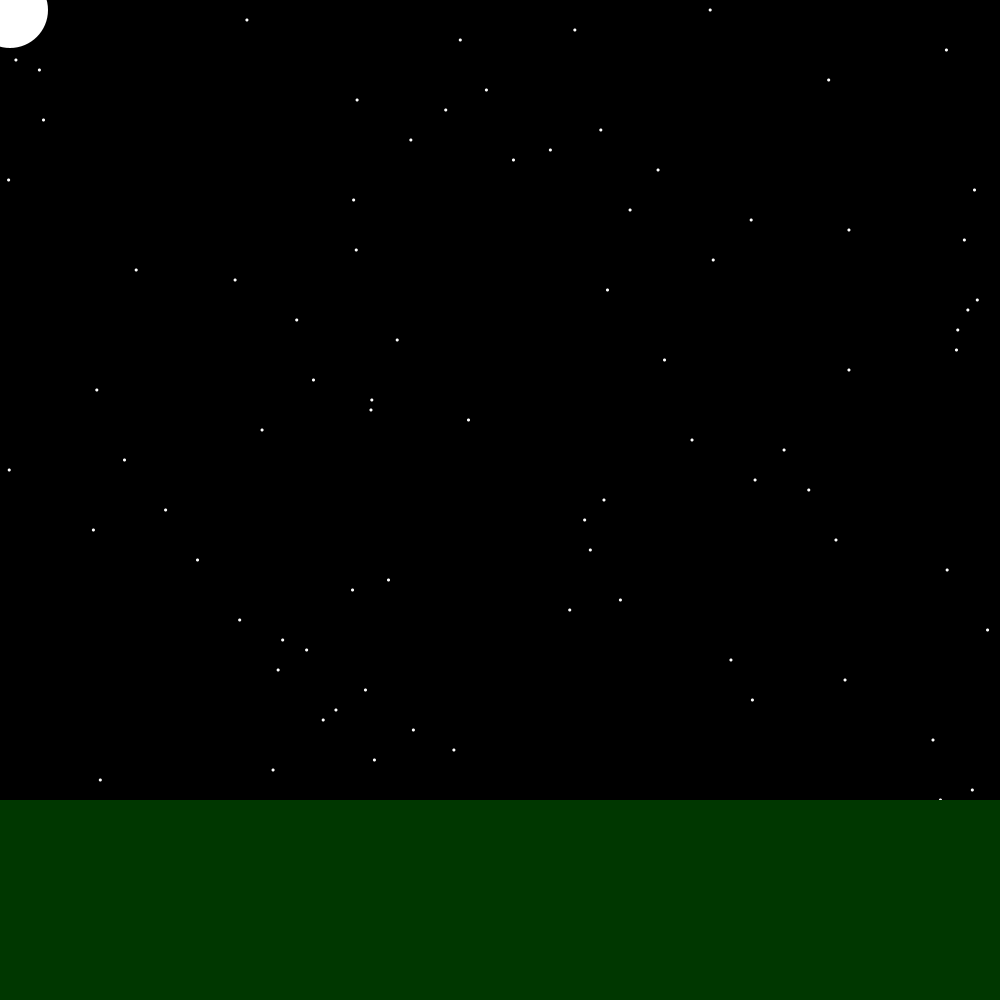
Frame 1 (no input)
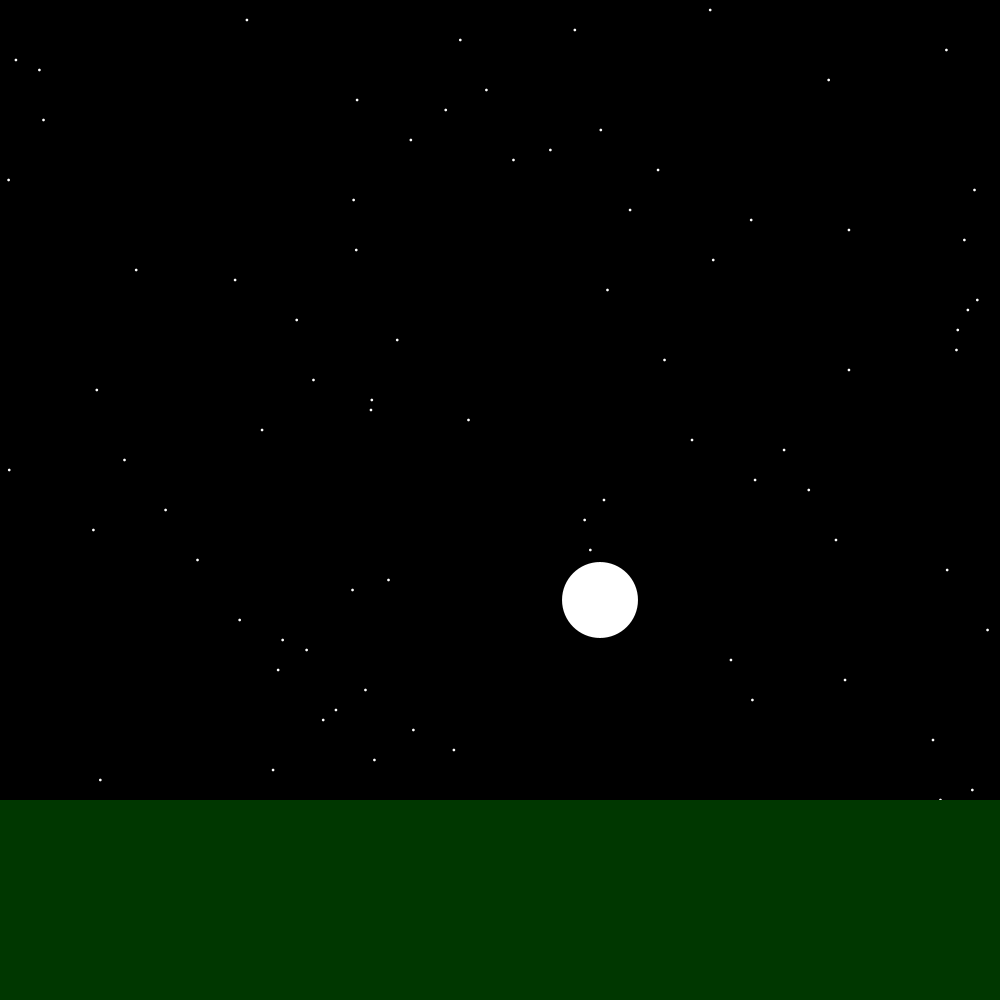
Frame 60 (the mouse pressed at the canvas centre just before this capture)
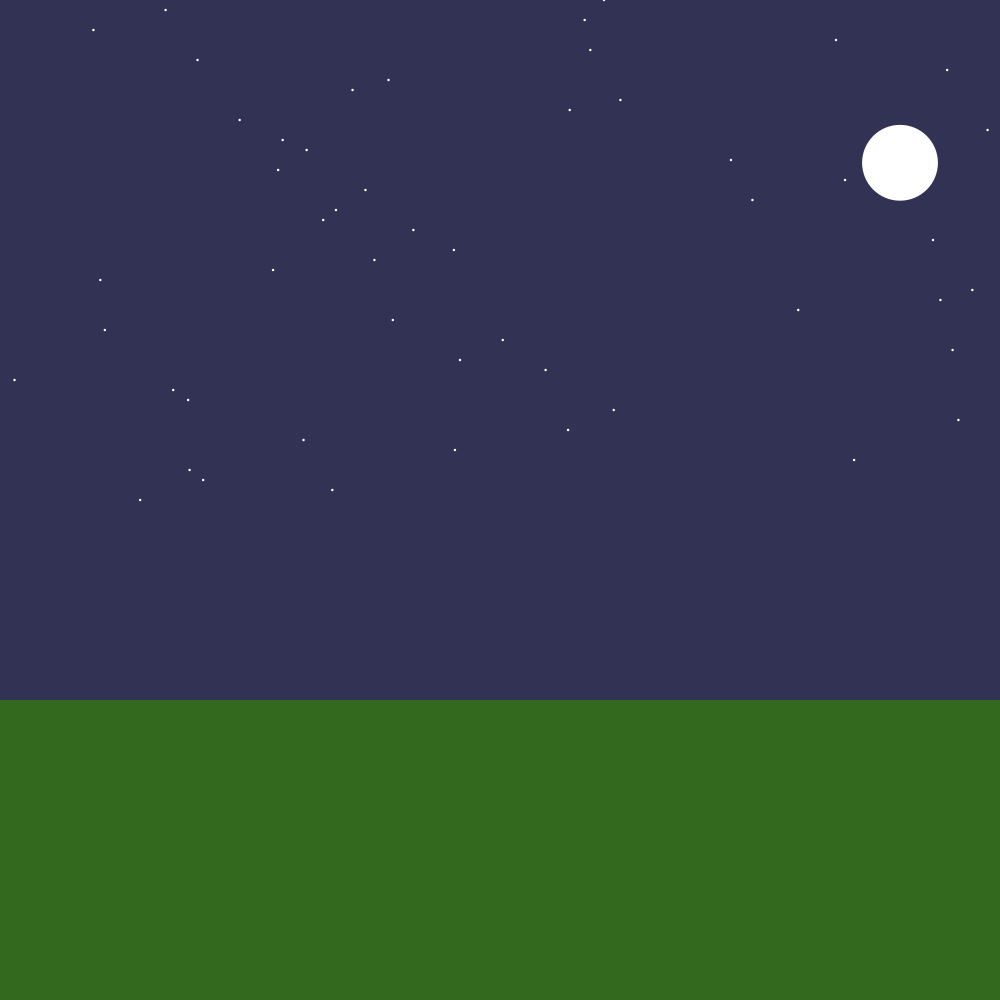
Frame 120 (the mouse held since frame 60 and released just before this capture)

The Processing sketch that drew these frames (run headless with seeded random() and noise(); from frame 60 on, the mouse is pressed at the canvas centre):

// Processing sketch: processing_155845
// ── processing_155845.pde

float starPosX;
float starPosY;
float starSize;
float cometPosX;
float cometPosY;
float cometSize;
float earthPosY;

float oldFrameCount;


float bgR = 0;
float bgG = 0;
float bgB = 0;


void setup() {
  size (1000, 1000);
  oldFrameCount = frameCount;

}

void draw() {

  bgR = map(mouseY, 0, 1000, 0, 100);
  bgG = map(mouseY, 0, 1000, 0, 100);
  bgB = map(mouseY, 0, 1000, 0, 170);

  background(bgR, bgG, bgB);

  //stars

  fill(255);
  noStroke();

  randomSeed(1000);

  starPosY = 10;
  
  while (starPosY <= height) {
    starPosX = random(0, width);
    starSize = 3 + sin(frameCount * 0.1);

    ellipse(starPosX, starPosY-mouseY, starSize, starSize);
    
    
    starPosY += 10;
  }
  
  //comet
  cometSize = 75 + cos(frameCount * 0.1);
  cometPosX = (cometPosX + 10) % (width + cometSize/2);
  cometPosY = (cometPosY + 10) % (width + cometSize/2);
  cometPosX = (cometPosX - mouseX*.01) % width;
  

  ellipse (cometPosX,cometPosY,cometSize,cometSize);
  
  
  //earth
  
  fill(bgR,bgG+55,bgB-55);
  rectMode(CENTER);
  earthPosY = height - mouseY*.2;
  rect(width/2,earthPosY,width,400);
  
  
}
